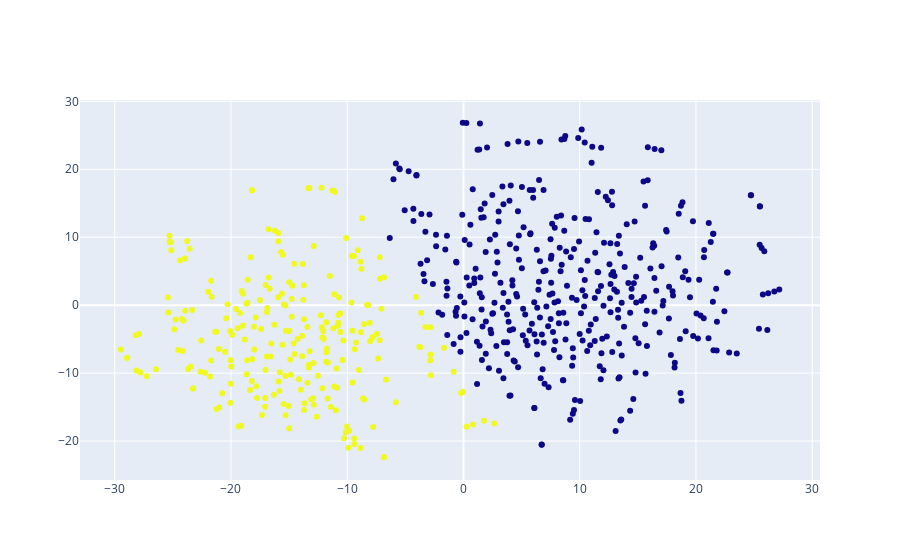

The cell this chart's notebook holds for it:
### Code cell
fig = go.Figure()
fig.add_trace(go.Scatter(x = tsne_df["tsne_Component1"], y = tsne_df["tsne_Component2"],mode = "markers",
                        marker = dict(color = tsne_df["tsne_Cluster"])))

### Figure 1 — Plotly figure (JSON) as saved in the notebook; plotly's stock layout.template omitted (floating-point values rounded to 4 significant figures; data arrays with more than 128 entries replaced by an {"elided": "..."} marker saying what was removed)
{"data": [{"marker": {"color": {"elided": "617 int values"}}, "mode": "markers", "type": "scatter", "x": {"elided": "617 float values"}, "y": {"elided": "617 float values"}}], "layout": {}}
